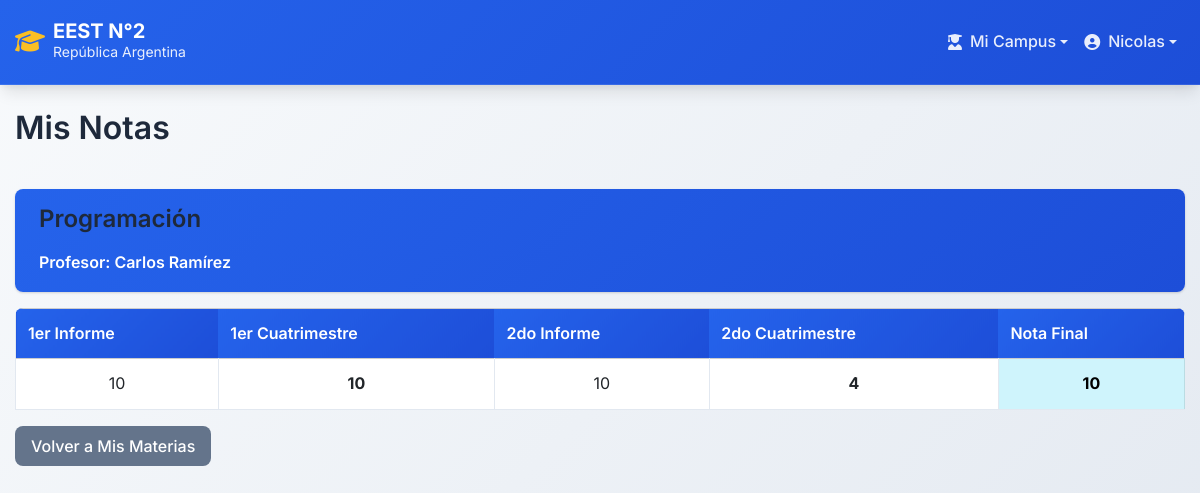
The page /ver_notas.php?id_materia=2 (signed in) on the database its author committed.
### tables this page shows
CREATE TABLE `materias` (
  `ID` int(11) NOT NULL,
  `ID_Curso` int(11) NOT NULL,
  `DNI_Profesor` int(11) NOT NULL,
  `Nombre` varchar(255) NOT NULL,
  `Horarios` varchar(255) NOT NULL,
  `Estado` tinyint(1) NOT NULL DEFAULT 1
);

CREATE TABLE `usuarios` (
  `DNI` int(11) NOT NULL,
  `Primer_nombre` varchar(255) NOT NULL,
  `Segundo_nombre` varchar(255) NOT NULL,
  `Apellido` varchar(255) NOT NULL,
  `Email` varchar(255) NOT NULL,
  `Password_Usuario` varchar(255) DEFAULT NULL,
  `Nacionalidad` varchar(255) NOT NULL,
  `Localidad` varchar(255) NOT NULL,
  `Calle` varchar(255) NOT NULL,
  `Altura` int(11) NOT NULL,
  `Fecha_Nacimiento` date NOT NULL,
  `Telefono` varchar(255) NOT NULL,
  `Rol` enum('Director','Preceptor','Profesor','Alumno') NOT NULL,
  `Estado` tinyint(1) NOT NULL DEFAULT 1,
  `Fecha_Creacion` timestamp NOT NULL DEFAULT current_timestamp(),
  `Usuario` varchar(255) DEFAULT current_user()
);

CREATE TABLE `notas` (
  `dni_alumno` int(11) NOT NULL,
  `id_materia` int(11) NOT NULL,
  `primerInforme` int(11) DEFAULT NULL,
  `primerCuatri` int(11) DEFAULT NULL,
  `segundoInforme` int(11) DEFAULT NULL,
  `segundoCuatri` int(11) DEFAULT NULL,
  `notaFinal` int(11) DEFAULT NULL,
  `Estado_Aprobacion` enum('Pendiente','Aprobado','Rechazado') DEFAULT 'Pendiente',
  `DNI_Preceptor_Aprobador` int(11) DEFAULT NULL,
  `Fecha_Aprobacion` datetime DEFAULT NULL,
  `Observaciones_Preceptor` text DEFAULT NULL
);

### ver_notas.php (the view, shortened to what this page needs)
<?php
include('./public/header.php');
$dni_alumno = $_SESSION['DNI'];
$id_materia = isset($_GET['id_materia']) ? $_GET['id_materia'] : null;
?>
<!DOCTYPE html>
<html lang="es">
<head>
    <link rel="stylesheet" href="./style/styles.css">
</head>
<body>
    <div class="container mt-4">
        <h2>Mis Notas</h2>
        <br>
        <?php
        $query_materia = "SELECT materias.Nombre, usuarios.Primer_nombre, usuarios.Apellido
                         FROM materias
                         INNER JOIN profesores ON materias.DNI_Profesor = profesores.DNI_Profesor
                         INNER JOIN usuarios ON profesores.DNI_Profesor = usuarios.DNI
                         WHERE materias.ID = '$id_materia'";
        $result_materia = mysqli_query($CONN, $query_materia);
        if (mysqli_num_rows($result_materia) > 0) {
            $materia = mysqli_fetch_assoc($result_materia);
            echo "<div class='card mb-3'>";
            echo "<div class='card-header bg-primary text-white'>";
            echo "<h4>" . htmlspecialchars($materia['Nombre']) . "</h4>";
            echo "<p class='mb-0'>Profesor: " . htmlspecialchars($materia['Primer_nombre'] . " " . $materia['Apellido']) . "</p>";
            echo "</div>";
            echo "</div>";
            $query_notas = "SELECT * FROM notas WHERE dni_alumno = '$dni_alumno' AND id_materia = '$id_materia'";
            $result_notas = mysqli_query($CONN, $query_notas);
            if (mysqli_num_rows($result_notas) > 0) {
                $notas = mysqli_fetch_assoc($result_notas);
                echo "<div class='table-responsive'>";
                echo "<table class='table table-bordered'>";
                echo "<thead class='table-secondary'>";
                echo "<tr>";
                echo "<th>1er Informe</th>";
                echo "<th>1er Cuatrimestre</th>";
                echo "<th>2do Informe</th>";
                echo "<th>2do Cuatrimestre</th>";
                echo "<th>Nota Final</th>";
                echo "</tr>";
                echo "</thead>";
                echo "<tbody>";
                echo "<tr class='text-center'>";
                echo "<td>" . ($notas['primerInforme'] ?? '-') . "</td>";
                echo "<td><strong>" . ($notas['primerCuatri'] ?? '-') . "</strong></td>";
                echo "<td>" . ($notas['segundoInforme'] ?? '-') . "</td>";
                echo "<td><strong>" . ($notas['segundoCuatri'] ?? '-') . "</strong></td>";
                echo "<td class='table-info'><strong>" . ($notas['notaFinal'] ?? '-') . "</strong></td>";
                echo "</tr>";
                echo "</tbody>";
                echo "</table>";
                echo "</div>";
            } else {
                echo "<div class='alert alert-info'>Aún no hay notas cargadas para esta materia.</div>";
            }
        } else {
            echo "<div class='alert alert-danger'>Materia no encontrada.</div>";
        }
        ?>
        <a href="mis_materias.php" class="btn btn-secondary">Volver a Mis Materias</a>
    </div>
</body>
</html>

### style/styles.css (style rules this page uses)
:root { --primary-color: #2563eb; --primary-dark: #1d4ed8; --secondary-color: #64748b; --success-color: #10b981; --warning-color: #f59e0b; --danger-color: #ef4444; --info-color: #06b6d4; --light-color: #f8fafc; --dark-color: #1e293b; --border-color: #e2e8f0; --shadow: 0 1px 3px 0 rgba(0, 0, 0, 0.1), 0 1px 2px 0 rgba(0, 0, 0, 0.06); --shadow-lg: 0 10px 15px -3px rgba(0, 0, 0, 0.1), 0 4px 6px -2px rgba(0, 0, 0, 0.05); --border-radius: 0.5rem; --font-family: 'Inter', -apple-system, BlinkMacSystemFont, 'Segoe UI', Roboto, sans-serif; }
* { box-sizing: border-box; margin: 0; padding: 0; }
body { font-family: var(--font-family); line-height: 1.6; color: var(--dark-color); background: linear-gradient(135deg, #f8fafc 0%, #e2e8f0 100%); min-height: 100vh; }
.container { max-width: 1200px; margin: 0 auto; padding: 0 15px; }
h1, h2, h3, h4, h5, h6 { color: var(--dark-color); font-weight: 600; margin-bottom: 1rem; }
.text-center { text-align: center; }
.btn { display: inline-block; font-weight: 500; line-height: 1.5; text-align: center; text-decoration: none; vertical-align: middle; cursor: pointer; border: none; padding: 0.5rem 1rem; font-size: 1rem; border-radius: var(--border-radius); transition: all 0.2s ease; }
.btn-secondary { color: #fff; background-color: var(--secondary-color); }
.card { background: white; border: none; border-radius: var(--border-radius); box-shadow: var(--shadow); transition: all 0.2s ease; overflow: hidden; margin-bottom: 1.5rem; }
.card-header { background: linear-gradient(135deg, var(--primary-color) 0%, var(--primary-dark) 100%); color: white; border: none; font-weight: 600; padding: 1rem 1.5rem; }
.table { width: 100%; margin-bottom: 1rem; color: var(--dark-color); border-collapse: collapse; }
.table th, .table td { padding: 0.75rem; vertical-align: middle; border-bottom: 1px solid var(--border-color); }
.table thead th { background: linear-gradient(135deg, var(--primary-color) 0%, var(--primary-dark) 100%); color: white; border: none; font-weight: 600; }
.table tbody tr { transition: all 0.2s ease; }
.table-responsive { overflow-x: auto; border-radius: var(--border-radius); }
.table-bordered { border: 1px solid var(--border-color); }
.mt-4 { margin-top: 1.5rem; }
.mb-3 { margin-bottom: 1rem; }
.bg-primary { background-color: var(--primary-color); }

### rows shown on the page
materias: Nombre "Programación", usuarios.Primer_nombre+Apellido "Carlos Ramírez"
notas: primerInforme "10", primerCuatri "10", segundoInforme "10", segundoCuatri "4", notaFinal "10"

### other values the page prints
$_SESSION['nombre1'] "Nicolas"
